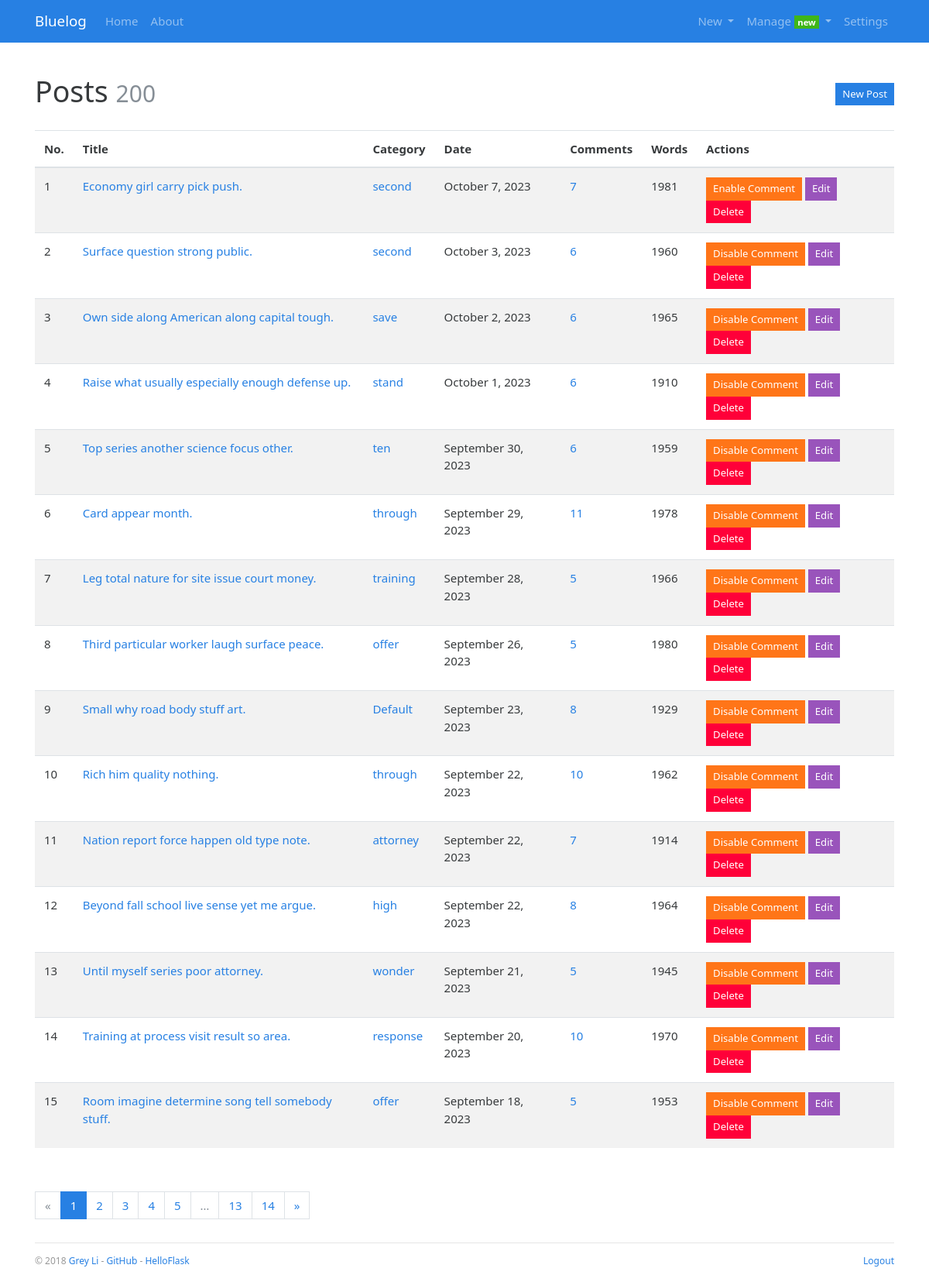
Before: /admin/post/manage (signed in) with the older database file.
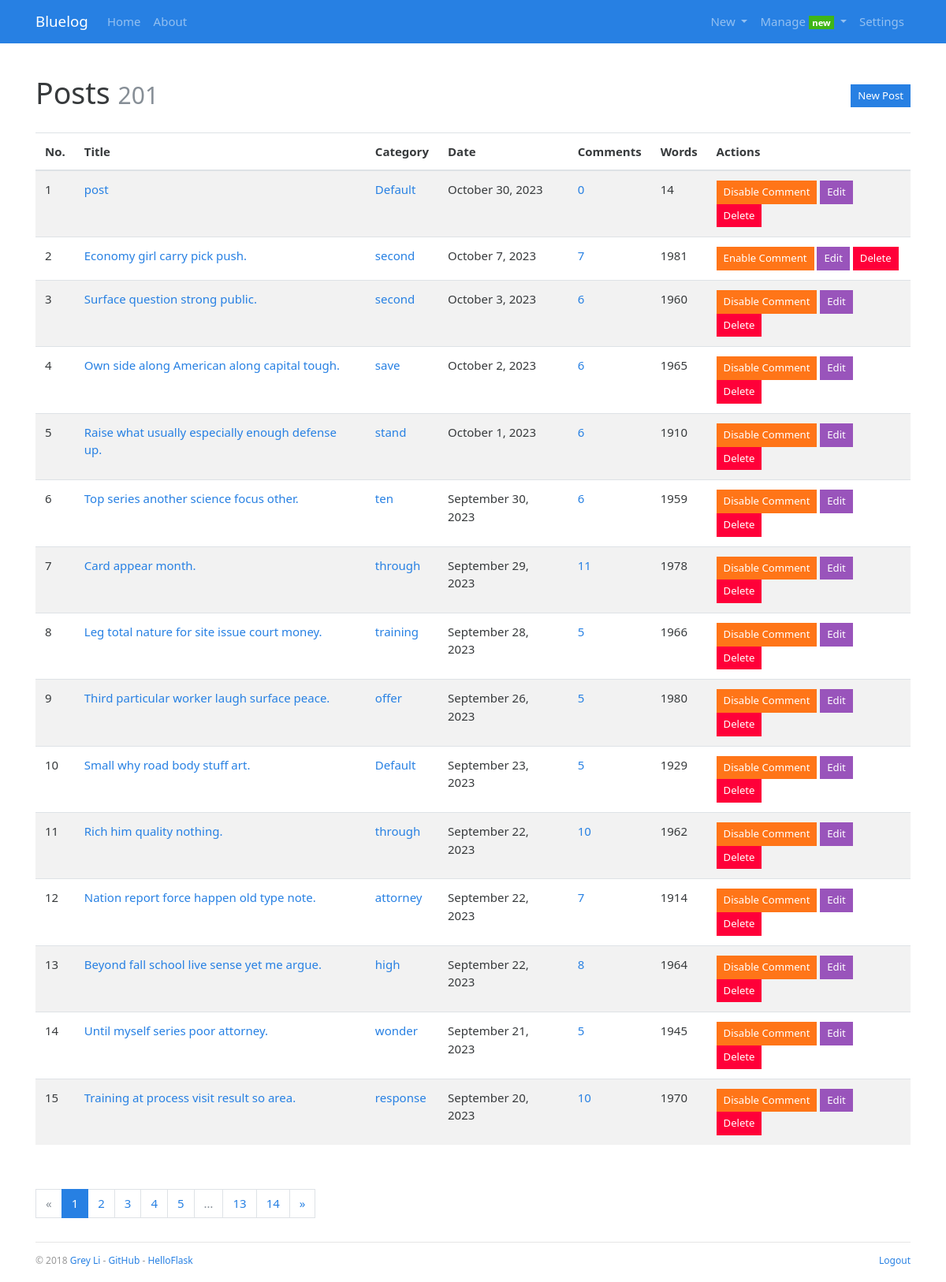
After: the same page with the newer database file.
### bluelog/models.py (models this page shows, shortened)
class Post(db.Model):
    id = db.Column(db.Integer, primary_key=True)
    title = db.Column(db.String(60))
    body = db.Column(db.Text)
    timestamp = db.Column(db.DateTime, default=datetime.utcnow, index=True)
    can_comment = db.Column(db.Boolean, default=True)
    category_id = db.Column(db.Integer, db.ForeignKey('category.id'))
    category = db.relationship('Category', back_populates='posts')
    comments = db.relationship('Comment', back_populates='post', cascade='all, delete-orphan')

class Category(db.Model):
    id = db.Column(db.Integer, primary_key=True)
    name = db.Column(db.String(30), unique=True)
    posts = db.relationship('Post', back_populates='category')

### bluelog/blueprints/admin.py (the view)
@admin_bp.route('/post/manage')
@login_required
def manage_post():
    page = request.args.get('page', 1, type=int)
    pagination = Post.query.order_by(Post.timestamp.desc()).paginate(
        page, per_page=current_app.config['BLUELOG_MANAGE_POST_PER_PAGE'])
    posts = pagination.items
    return render_template('admin/manage_post.html', page=page, pagination=pagination, posts=posts)

### bluelog/__init__.py (called while the page is built)
def register_template_context(app):
    @app.context_processor
    def make_template_context():
        admin = Admin.query.first()
        categories = Category.query.order_by(Category.name).all()
        if current_user.is_authenticated:
            unread_comments = Comment.query.filter_by(reviewed=False).count()
        else:
            unread_comments = None
        return dict(admin=admin, categories=categories, unread_comments=unread_comments)

### bluelog/extensions.py (called while the page is built)
@login_manager.user_loader
def load_user(user_id):
    from bluelog.models import Admin
    user = Admin.query.get(int(user_id))
    return user

### bluelog/templates/admin/manage_post.html (shortened to what this page needs)
{% extends 'base.html' %}
{% from 'bootstrap/pagination.html' import render_pagination %}
{% block content %}
<div class="page-header">
    <h1>Posts
        <small class="text-muted">{{ pagination.total }}</small>
        <span class="float-right"><a class="btn btn-primary btn-sm" href="{{ url_for('.new_post') }}">New Post</a></span>
    </h1>
</div>
{% if posts %}
<table class="table table-striped">
    <thead>
    <tr>
        <th>No.</th>
        <th>Title</th>
        <th>Category</th>
        <th>Date</th>
        <th>Comments</th>
        <th>Words</th>
        <th>Actions</th>
    </tr>
    </thead>
    {% for post in posts %}
    <tr>
        <td>{{ loop.index + ((page - 1) * config.BLUELOG_MANAGE_POST_PER_PAGE) }}</td>
        <td><a href="{{ url_for('blog.show_post', post_id=post.id) }}">{{ post.title }}</a></td>
        <td><a href="{{ url_for('blog.show_category', category_id=post.category.id) }}">{{ post.category.name }}</a>
        </td>
        <td>{{ moment(post.timestamp).format('LL') }}</td>
        <td><a href="{{ url_for('blog.show_post', post_id=post.id) }}#comments">{{ post.comments|length }}</a></td>
        <td>{{ post.body|striptags|length }}</td>
        <td>
            <form class="inline" method="post"
                  action="{{ url_for('.set_comment', post_id=post.id, next=request.full_path) }}">
                <button type="submit" class="btn btn-warning btn-sm">
                    {% if post.can_comment %}Disable{% else %}Enable{% endif %} Comment
                </button>
            </form>
            <a class="btn btn-info btn-sm" href="{{ url_for('.edit_post', post_id=post.id) }}">Edit</a>
            <form class="inline" method="post"
                  action="{{ url_for('.delete_post', post_id=post.id, next=url_for('blog.index')) }}">
                <button type="submit" class="btn btn-danger btn-sm" onclick="return confirm('Are you sure?');">Delete
                </button>
            </form>
        </td>
    </tr>
    {% endfor %}
</table>
<div class="page-footer">{{ render_pagination(pagination) }}</div>
{% else %}
<div class="tip"><h5>No posts.</h5></div>
{% endif %}
{% endblock %}

Changed rows visible on the page:
no longer on this page (row unchanged): Post: title "Room imagine determine song tell somebody stuff.", category.name "offer", timestamp "September 18, 2023", comments|length "5", body|length "1953", can_comment "Disable"
added Post: title "post", category.name "Default", timestamp "October 30, 2023", comments|length "0", body|length "14", can_comment "Disable"
computed for Post "Small why road body stuff art.": comments|length "8" → "5"
Other visible differences:
{{ pagination.total }}: "200" → "201"
